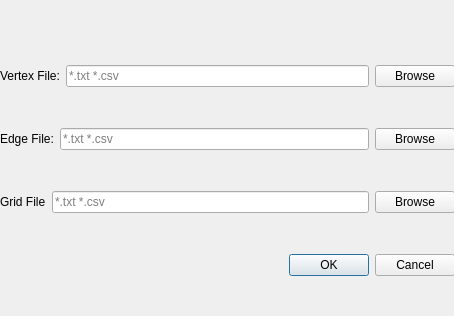
<?xml version="1.0" encoding="UTF-8"?>
<ui version="4.0">
 <class>PhotoMapperDialogBase</class>
 <widget class="QDialog" name="PhotoMapperDialogBase">
  <property name="geometry">
   <rect>
    <x>0</x>
    <y>0</y>
    <width>454</width>
    <height>316</height>
   </rect>
  </property>
  <property name="windowTitle">
   <string>PhotoMapper</string>
  </property>
  <property name="locale">
   <locale language="English" country="UnitedKingdom"/>
  </property>
  <widget class="QWidget" name="verticalLayoutWidget">
   <property name="geometry">
    <rect>
     <x>0</x>
     <y>30</y>
     <width>455</width>
     <height>281</height>
    </rect>
   </property>
   <layout class="QVBoxLayout" name="verticalLayout">
    <item>
     <layout class="QHBoxLayout" name="horizontalLayout">
      <item>
       <widget class="QLabel" name="vertexFileLabel">
        <property name="text">
         <string>Vertex File:</string>
        </property>
       </widget>
      </item>
      <item>
       <widget class="QLineEdit" name="vertexPathFileLineEdit">
        <property name="locale">
         <locale language="English" country="UnitedKingdom"/>
        </property>
        <property name="text">
         <string/>
        </property>
        <property name="placeholderText">
         <string>*.txt *.csv</string>
        </property>
       </widget>
      </item>
      <item>
       <widget class="QPushButton" name="browseVertexFileButton">
        <property name="text">
         <string>Browse</string>
        </property>
       </widget>
      </item>
     </layout>
    </item>
    <item>
     <layout class="QHBoxLayout" name="horizontalLayout_2">
      <item>
       <widget class="QLabel" name="edgeFileLabel">
        <property name="text">
         <string>Edge File:</string>
        </property>
       </widget>
      </item>
      <item>
       <widget class="QLineEdit" name="edgePathFileLineEdit">
        <property name="placeholderText">
         <string>*.txt *.csv</string>
        </property>
       </widget>
      </item>
      <item>
       <widget class="QPushButton" name="browseEdgeFileButton">
        <property name="text">
         <string>Browse</string>
        </property>
       </widget>
      </item>
     </layout>
    </item>
    <item>
     <layout class="QHBoxLayout" name="horizontalLayout_3">
      <item>
       <widget class="QLabel" name="gridFileLabel">
        <property name="text">
         <string>Grid File</string>
        </property>
       </widget>
      </item>
      <item>
       <widget class="QLineEdit" name="gridPathFileLineEdit">
        <property name="locale">
         <locale language="English" country="UnitedKingdom"/>
        </property>
        <property name="text">
         <string/>
        </property>
        <property name="placeholderText">
         <string>*.txt *.csv</string>
        </property>
       </widget>
      </item>
      <item>
       <widget class="QPushButton" name="browseGridFileButton">
        <property name="text">
         <string>Browse</string>
        </property>
       </widget>
      </item>
     </layout>
    </item>
    <item>
     <widget class="QDialogButtonBox" name="button_box">
      <property name="orientation">
       <enum>Qt::Horizontal</enum>
      </property>
      <property name="standardButtons">
       <set>QDialogButtonBox::Cancel|QDialogButtonBox::Ok</set>
      </property>
     </widget>
    </item>
   </layout>
  </widget>
 </widget>
 <resources/>
 <connections>
  <connection>
   <sender>button_box</sender>
   <signal>accepted()</signal>
   <receiver>PhotoMapperDialogBase</receiver>
   <slot>accept()</slot>
   <hints>
    <hint type="sourcelabel">
     <x>20</x>
     <y>20</y>
    </hint>
    <hint type="destinationlabel">
     <x>20</x>
     <y>20</y>
    </hint>
   </hints>
  </connection>
  <connection>
   <sender>button_box</sender>
   <signal>rejected()</signal>
   <receiver>PhotoMapperDialogBase</receiver>
   <slot>reject()</slot>
   <hints>
    <hint type="sourcelabel">
     <x>20</x>
     <y>20</y>
    </hint>
    <hint type="destinationlabel">
     <x>20</x>
     <y>20</y>
    </hint>
   </hints>
  </connection>
 </connections>
</ui>
